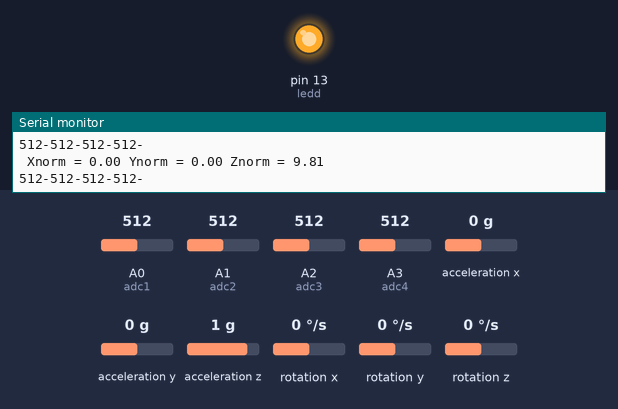
Bench run of a sketch on a simulated Arduino Uno, built with avr-gcc and run on an emulated ATmega328P. Parts: output pins drawn as LEDs (lit = HIGH), the last lines printed to the serial monitor. The test bench sets the inputs (shaded band); at power-on: A0 (adc1) = 512, A1 (adc2) = 512, A2 (adc3) = 512, A3 (adc4) = 512, acceleration x 0 g, acceleration y 0 g, acceleration z 1 g, rotation x 0 °/s, rotation y 0 °/s, rotation z 0 °/s.

Above: at 5.3 s.
5.4 s: A0 (adc1) set to 75
8.4 s: A0 (adc1) set to 66
At 10.6 s:
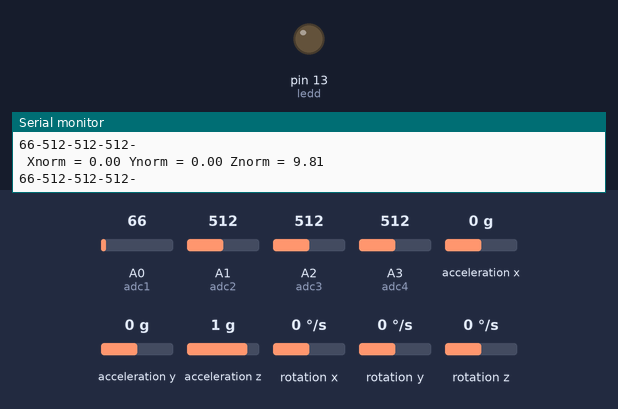
12.5 s: A0 (adc1) set to 306
At 14.8 s:
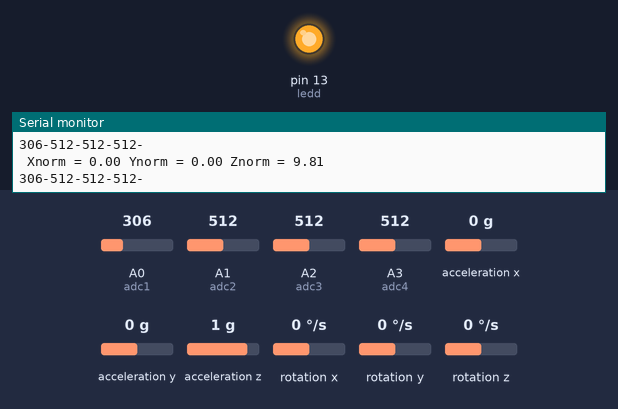
15.8 s: A0 (adc1) set to 60
At 17.7 s:
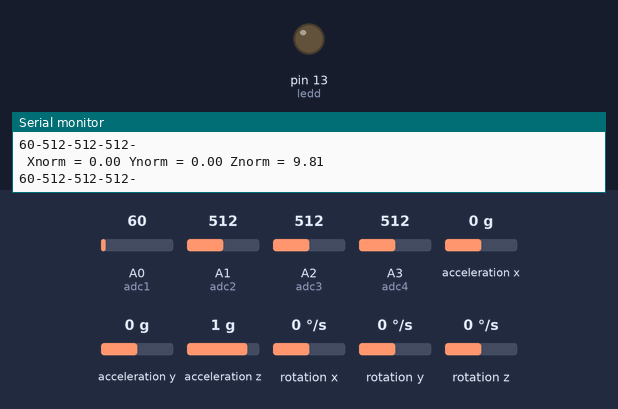
Timing chart, 0 to 19.2 s (numbered marks = the images above; inputs shaded):
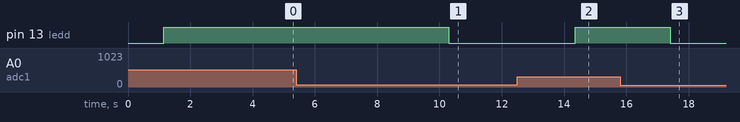

The sketch:

main.ino
```cpp
#include <Wire.h>
#include <MPU6050.h>
#include <SoftwareSerial.h>
MPU6050 mpu;
#define adc1 A0
#define adc2 A1
#define adc3 A2
#define adc4 A3
#define ledd 13
int flex2=0,flex1=0,flex3=0,flex4=0;
void setup()
{

 pinMode(ledd,OUTPUT);
//pinMode(flexPin,INPUT);
 digitalWrite(ledd,LOW);
 Serial.begin(9600 );
 Serial.println("Initialize MPU6050");
 while(!mpu.begin(MPU6050_SCALE_2000DPS, MPU6050_RANGE_2G))
 {
  Serial.println("Could not find a valid MPU6050 sensor, check wiring!");
  delay(500);
 }
 checkSettings();

}
void checkSettings()
{

 Serial.println();
 Serial.print(" * Sleep Mode:            ");
 Serial.println(mpu.getSleepEnabled() ? "Enabled" : "Disabled");
 Serial.print(" * Clock Source:          ");
 switch(mpu.getClockSource())
 {
  case MPU6050_CLOCK_KEEP_RESET:
      Serial.println("Stops the clock and keeps the timing generator in reset");
      break;
  case MPU6050_CLOCK_EXTERNAL_19MHZ:
      Serial.println("PLL with external 19.2MHz reference");
      break;
  case MPU6050_CLOCK_EXTERNAL_32KHZ:
      Serial.println("PLL with external 32.768kHz reference");
      break;
  case MPU6050_CLOCK_PLL_ZGYRO:
      Serial.println("PLL with Z axis gyroscope reference");
      break;
  case MPU6050_CLOCK_PLL_YGYRO:
      Serial.println("PLL with Y axis gyroscope reference");
      break;
  case MPU6050_CLOCK_PLL_XGYRO:
      Serial.println("PLL with X axis gyroscope reference");
      break;
  case MPU6050_CLOCK_INTERNAL_8MHZ:
      Serial.println("Internal 8MHz oscillator");
      break;
 }
 Serial.print(" * Accelerometer offsets: ");
 Serial.print(mpu.getAccelOffsetX());
 Serial.print(" / ");
 Serial.print(mpu.getAccelOffsetY());
 Serial.print(" / ");
 Serial.println(mpu.getAccelOffsetZ());
 Serial.println();
}

void loop()
{
  flex1=analogRead(adc1);
  flex2=analogRead(adc2);
  flex3=analogRead(adc3);
  flex4=analogRead(adc4);
  delay(10);
  Vector rawAccel = mpu.readRawAccel();
  Vector normAccel = mpu.readNormalizeAccel();
  Serial.print(" Xnorm = ");
  Serial.print(normAccel.XAxis);
  Serial.print(" Ynorm = ");
  Serial.print(normAccel.YAxis);
  Serial.print(" Znorm = ");
  Serial.println(normAccel.ZAxis);
  Serial.print(flex1);
 Serial.print("-");
  Serial.print(flex2);
 Serial.print("-");
  Serial.print(flex3);
  Serial.print("-");
  Serial.print(flex4);
  Serial.println("-");
  delay(1000);
  if(flex1<70)
  {
   digitalWrite(ledd,LOW);
   if(normAccel.XAxis>70){Serial.println("HELP");}
   else if(normAccel.XAxis<-5){Serial.println("WASHROOM");}
   else if(normAccel.YAxis>5){Serial.println("MEDICINE");}
   else if(normAccel.YAxis<-5){Serial.println("FOOD");}
  }
  else if(flex2<70)
  {
   digitalWrite(ledd,LOW);
   if(normAccel.XAxis>5){
    Serial.println("What is your name");
    delay(500);
    }
  }
  else
  {
   digitalWrite(ledd,HIGH);
   if(normAccel.XAxis>5){
    Serial.println("THANK YOU");}
   else if(normAccel.XAxis<-5){
    Serial.println("WATER");}
   else if(normAccel.YAxis>5){
    Serial.println("SORRY");}
   else if(normAccel.YAxis<-5){
    Serial.println("HELLO");}
  }
}
```

Measured:
- the behaviour switches between 70 and 69 on A0 (adc1) (found by bisection; images 0 and 1)
- after the input at 8.4 s, pin 13 (ledd): HIGH → LOW after 1.9 s
- after the input at 12.5 s, pin 13 (ledd): LOW → HIGH after 1.9 s
- after the input at 15.8 s, pin 13 (ledd): HIGH → LOW after 1.6 s
